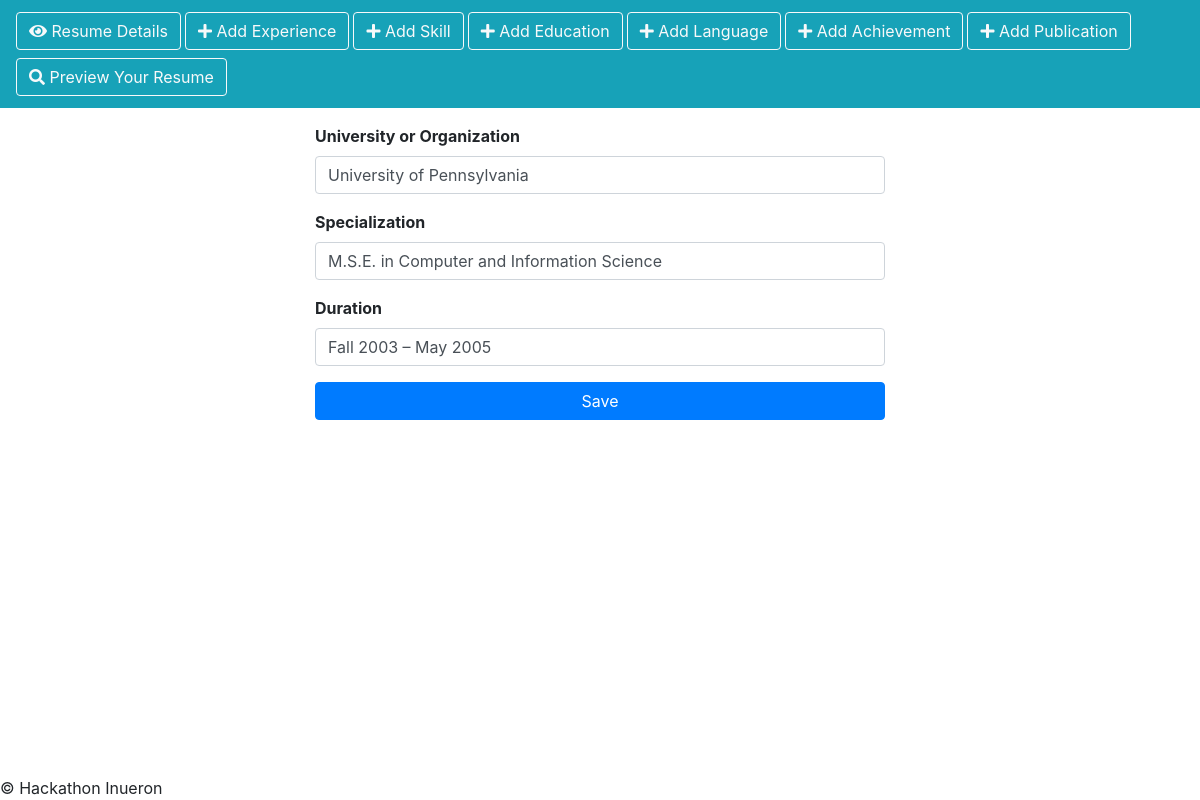
/resume/update_education/4/ (signed in), run on the app's committed database.
### cvbuilder/models.py (models this page shows, shortened)
class Education(models.Model):
    title = models.CharField(max_length=255)
    description = models.CharField(max_length=255, verbose_name='Department')
    duration = models.CharField(max_length=255)
    resume = models.ForeignKey(Resume, on_delete=models.CASCADE, related_name='educations')
    order = models.IntegerField(blank=False, default=100_000)
    class Meta:
        verbose_name = 'Education'
        verbose_name_plural = 'Educations'

### cvbuilder/views.py (the view)
# urls.py: path('update_education/<str:pk>/', views.UpdateEducation.as_view(), name='UpdateEducation'),
class UpdateEducation(OwnerResumeUpdateView):
    model = Education
    fields = ['title', 'description', 'duration']
    template_name = 'cvbuilder/crud_education.html'
    success_url = reverse_lazy('cvbuilder:MainPage')

### cvbuilder/mixins.py (called while the page is built)
    def get_queryset(self):
        qs = super(OwnerResumeUpdateView, self).get_queryset()
        resume = Resume.objects.get(user=self.request.user)
        return qs.filter(resume=resume)

### cvbuilder/templates/cvbuilder/crud_education.html (shortened to what this page needs)
{% extends "cvbuilder/_base.html" %}
{% block content %}
{% include 'cvbuilder/8_cv_navbar.html' %}
<div class="container-fluid text-center mt-3">
  <div class="row content">
    <div class="col-sm-3"></div>
    <div class="col-sm-6 text-left">
        <form method="post">
            <div class="mb-3">
                <label for="id_title" class="form-label"><b>University or Organization</b></label>
                {{ form.title }}
            </div>
            <div class="mb-3">
                <label for="id_description" class="form-label"><b>Specialization</b></label>
                {{ form.description }}
            </div>
            <div class="mb-3">
                <label for="id_title" class="form-label"><b>Duration</b></label>
                {{ form.duration }}
            </div>
            <input type="submit" class="btn btn-primary black-button-oz btn-block" value="Save">
        </form>
    </div>
  </div>
</div>
{% endblock %}

### data on the page
Education: title "University of Pennsylvania", description "M.S.E. in Computer and Information Science", duration "Fall 2003 – May 2005"
